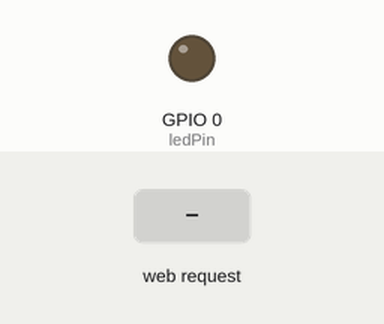
A sketch run on a simulated ESP8266 (NodeMCU). Shown: output pins drawn as LEDs (lit = HIGH). The inputs (shaded band) are chosen by the test bench. WiFi joins after 1.5 s; servers stay silent unless stated; what the sketch prints to the serial monitor is not drawn.

Above: at 2.7 s.
2.8 s: HTTP request GET /ON received
At 4.3 s:
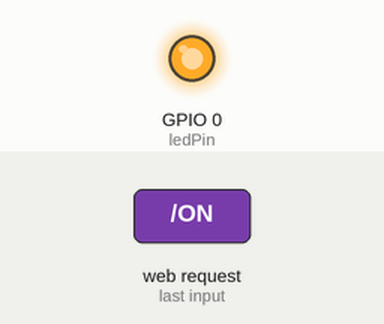
5.3 s: HTTP request GET /OFF received
At 7.4 s:
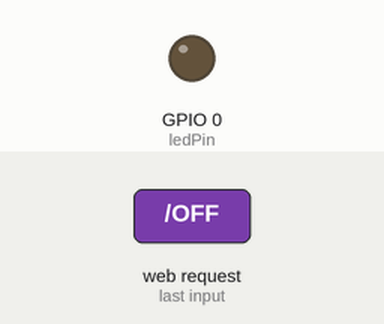
Timing chart, 0 to 8.9 s (numbered marks = the images above; inputs shaded):
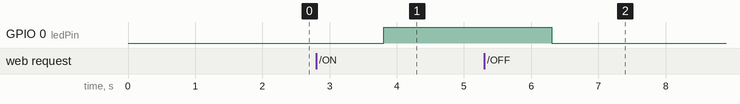

The sketch:

Oscilloscope.ino
```cpp
#include<ESP8266WiFi.h>
//const char* ssid = "Hotel Stalenergo"; //your WiFi Name
//const char* password = "8j47qGys";  //Your Wifi Password
const char* ssid = "RedmiNote4x"; //your WiFi Name
const char* password = "12345678";  //Your Wifi Password
int port = 8888;
int ledPin = 0;
WiFiServer server(port);
void setup() {
  Serial.begin(115200);
  delay(10);
  pinMode(ledPin, OUTPUT);
  digitalWrite(ledPin, LOW);
  Serial.println();
  Serial.println();
  Serial.print("Connecting to ");
  Serial.println(ssid);
  WiFi.begin(ssid, password);
  while (WiFi.status() != WL_CONNECTED) {
    delay(500);
    Serial.print(".");
  }
  Serial.println("");
  Serial.println("WiFi connected");
  server.begin();
  Serial.println("Server started");
  Serial.print("Use this URL to connect: ");
  Serial.print("http://");
  Serial.print(WiFi.localIP());
  Serial.println("/");
}
void loop() {
  WiFiClient client = server.available();
  if (client) {
    Serial.println("new client");
  } else return;

  String request = "";
  int value = 1;
  while(client.connected()){
    while(client.available()>0){      //возвращает количество принятых вайтов, если данных нет возвращает 0
      request = client.readStringUntil('#');

      if (request.indexOf("ON") != -1)  {
        digitalWrite(ledPin, HIGH);
        value = 1;
      }
      if (request.indexOf("OFF") != -1)  {
        digitalWrite(ledPin, LOW);
        value = -1;
      }
    }
    //формирование синуса и посылка его клиенту
    for(unsigned int i=0; i<360; i++) {
      byte n = value*byte(sin(i*0.035)*127);
      client.write(n);
    }
  }
  client.stop();
  Serial.println("Client disconnected");
}
```

Measured:
- after the input at 2.8 s, GPIO 0 (ledPin): LOW → HIGH after 1.0 s
- after the input at 5.3 s, GPIO 0 (ledPin): HIGH → LOW after 1.0 s
